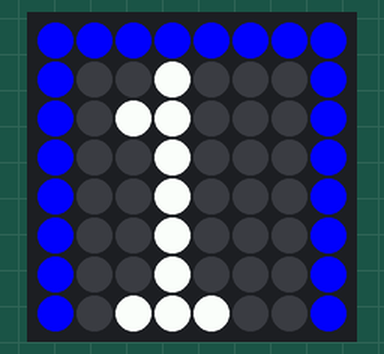
This program was run on a simulated Raspberry Pi (BCM pin numbers) with a Sense HAT. On the bench: the Sense HAT's 8×8 RGB LED matrix. What the program prints to the terminal is not drawn. At 80.8 s the program stops and its outputs stay as they are.

Above: at 0.1 s.
At 79.0 s:
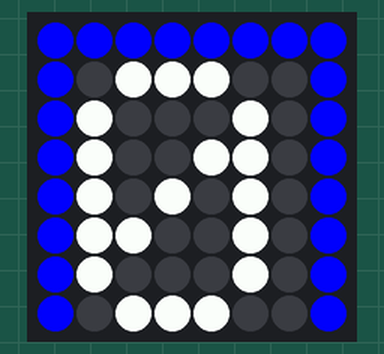

Measured:
- what the display in image 1 shows lasts 0.5 s, from 79.0 s to 79.5 s

The program:

BinaryFlasher.py
```python
#Import the necessary packages for the SenseHat and the Time/Sleep controls.
from sense_hat import SenseHat
import time


#declare and initialize the SenseHat module.
sense = SenseHat()

#declare text to translate to Binary.
normalText = "Hello World!"
#declare variable to hold binary translation.
binaryText = ' '.join(format(ord(x), 'b') for x in normalText)

#declare variable to hold flashing speed of the 8x8 matrix lED.
flashSpeed = 0.4
#declare variable to hold how long to show the digits for.
showSpeed = 0.5

#Prints the binary translation for debugging purposes.
print(' '.join(format(ord(x), 'b') for x in normalText))

#Turn off low light mode so the LED shines bright.
sense.low_light = False


#Loop through individual binary digits from translated text and display
#it to the user through the 8x8 matrix LED.
#
#The loop works on a timer so that it flashes the individual digits.
i = 0
while i < len(binaryText):

    #Pause for 0.6 seconds if the word is complete.
    if(binaryText[i] == ' '):
        time.sleep(0.6)
    else:
        #Shows the individual binary digit on the 8x8 matrix LED.
        sense.show_letter(binaryText[i], text_colour=[255,255,255])


        #Blue colored decorative frame along the edges of the 8x8 matrix LED.
        sense.set_pixel(0, 0, [0,0,255])
        sense.set_pixel(1, 0, [0,0,255])
        sense.set_pixel(2, 0, [0,0,255])
        sense.set_pixel(3, 0, [0,0,255])
        sense.set_pixel(4, 0, [0,0,255])
        sense.set_pixel(5, 0, [0,0,255])
        sense.set_pixel(6, 0, [0,0,255])
        sense.set_pixel(7, 0, [0,0,255])

        sense.set_pixel(0, 1, [0,0,255])
        sense.set_pixel(0, 2, [0,0,255])
        sense.set_pixel(0, 3, [0,0,255])
        sense.set_pixel(0, 4, [0,0,255])
        sense.set_pixel(0, 5, [0,0,255])
        sense.set_pixel(0, 6, [0,0,255])
        sense.set_pixel(0, 7, [0,0,255])

        sense.set_pixel(7, 1, [0,0,255])
        sense.set_pixel(7, 2, [0,0,255])
        sense.set_pixel(7, 3, [0,0,255])
        sense.set_pixel(7, 4, [0,0,255])
        sense.set_pixel(7, 5, [0,0,255])
        sense.set_pixel(7, 6, [0,0,255])
        sense.set_pixel(7, 7, [0,0,255])

        #Waits x-seconds before clearing the screen and flashing the new digit.
        time.sleep(showSpeed)
        sense.clear()
        time.sleep(flashSpeed)

    #Loop iteration.
    i+=1
```
